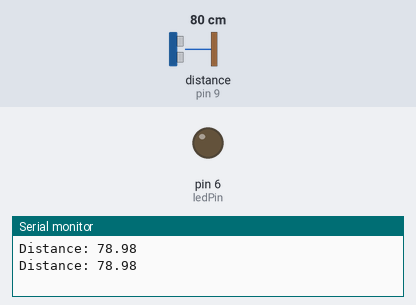
Bench run of a sketch on a simulated Arduino Uno, built with avr-gcc and run on an emulated ATmega328P. Shown: output pins drawn as LEDs (lit = HIGH), the last lines printed to the serial monitor. Wiring (inferred from the names in the program): ultrasonic range finder: trigger pin 9; echo pin 9. The inputs (shaded band) are chosen by the test bench; at power-on: distance to the obstacle (sensor on pin 9) 80 cm. The echo pulse lasts 58.3 µs per cm.

Above: at 1.8 s.
1.9 s: distance to the obstacle (sensor on pin 9) set to 12 cm
3.4 s: distance to the obstacle (sensor on pin 9) set to 9 cm
At 5.2 s:
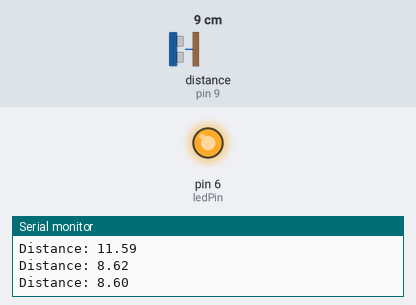
5.5 s: distance to the obstacle (sensor on pin 9) set to 18 cm
At 7.0 s:
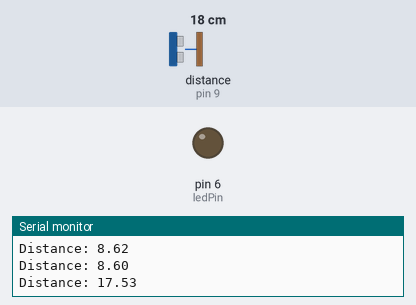
7.5 s: distance to the obstacle (sensor on pin 9) set to 2 cm
At 8.6 s:
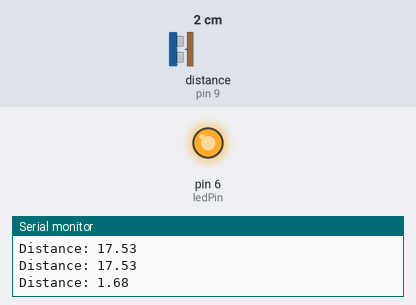
Timing chart, 0 to 10.5 s (numbered marks = the images above; inputs shaded):
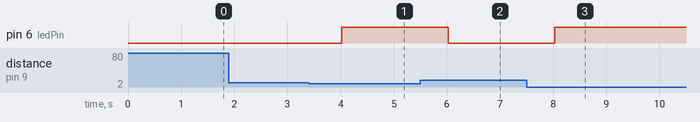

The sketch:

code.ino
```cpp
#define sensorPin 9
#define ledPin 6

void setup() {
  Serial.begin(9600);
  pinMode(sensorPin, OUTPUT);
  pinMode(ledPin, OUTPUT);
}

void loop() {
  long duration;
  float distance;

  // Send trigger
  pinMode(sensorPin, OUTPUT);
  digitalWrite(sensorPin, LOW); delayMicroseconds(2);
  digitalWrite(sensorPin, HIGH); delayMicroseconds(10);
  digitalWrite(sensorPin, LOW);

  // Read echo
  pinMode(sensorPin, INPUT);
  duration = pulseIn(sensorPin, HIGH);

  distance = duration * 0.034 / 2;

  Serial.print("Distance: ");
  Serial.println(distance);

  if (distance < 10) {
    digitalWrite(ledPin, HIGH);  // Alert LED ON
  } else {
    digitalWrite(ledPin, LOW);   // Alert LED OFF
  }

  delay(1000);
}
```

Measured:
- the behaviour switches between 11 and 10 cm on distance to the obstacle (sensor on pin 9) (found by bisection; images 0 and 1)
- after the input at 3.4 s, pin 6 (ledPin): LOW → HIGH after 0.62 s
- after the input at 5.5 s, pin 6 (ledPin): HIGH → LOW after 0.52 s
- after the input at 7.5 s, pin 6 (ledPin): LOW → HIGH after 0.53 s
